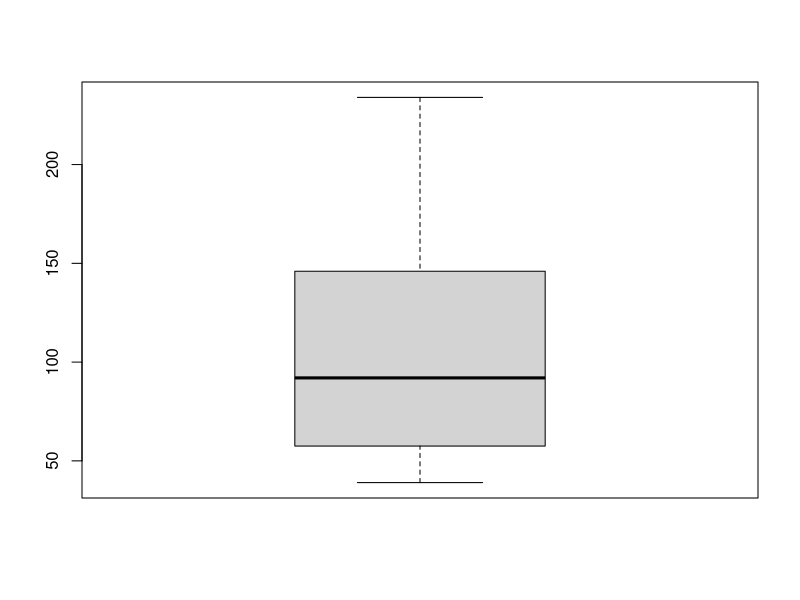
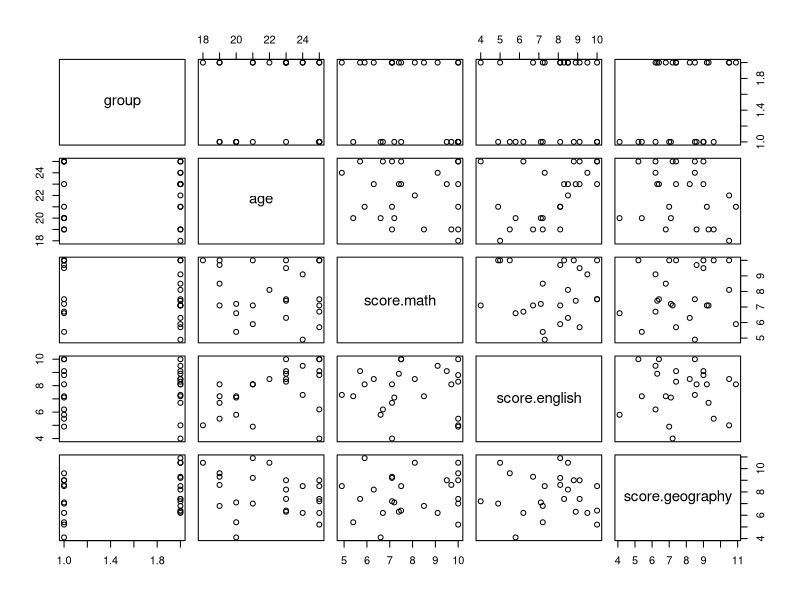
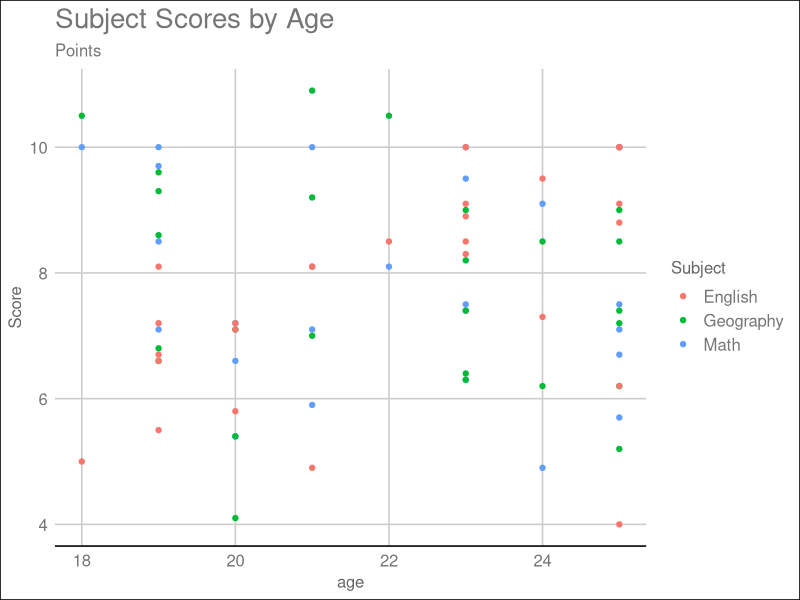
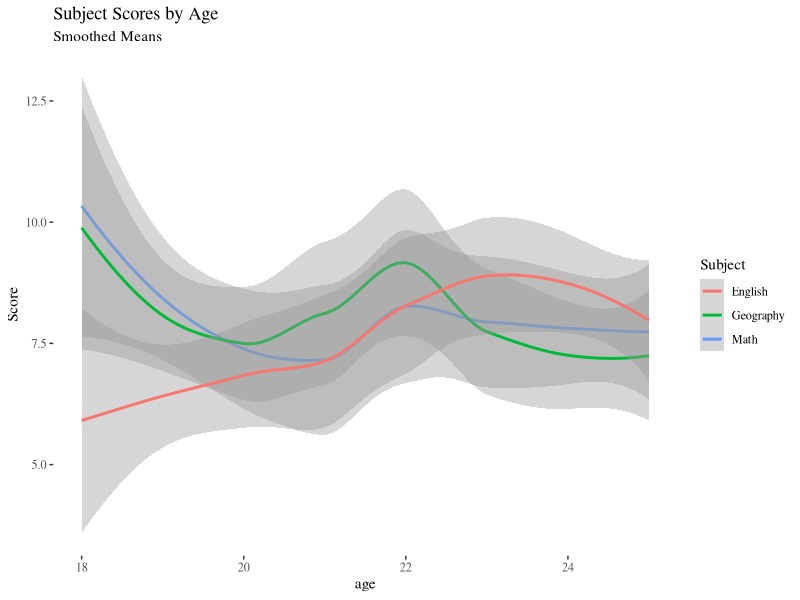

These charts were generated, in order, by the following R code:
## ---- chunk 1
#use read.table for the .dat file
loblolly <- read.table("./data/loblolly.dat", header = TRUE)

#does it look good?
head(loblolly) #yes
#read.csv for the csv
chx_wt <- read.csv("./data/ChickWeightSub.csv")

#look good?
head(chx_wt) #yes
## ---- chunk 2
#get the variable names using names()
names(loblolly)

names(chx_wt)
## ---- chunk 3
#calculate the min for each variable in loblolly
min(loblolly$height)
min(loblolly$age)
min(loblolly$Seed)
## ---- chunk 4
#calculate the mean of each variable in loblolly
mean(loblolly$height)
mean(loblolly$age)
mean(loblolly$Seed)
## ---- chunk 5
#summary gives stat data on a variable
summary(chx_wt$Weight)
## ---- chunk 6
#table gives the count for the number of appearances of each value
table(chx_wt$Weight)
## ---- chunk 7
#gives quantiles of the values 
quantile(chx_wt$Weight)
## ---- chunk 8
#creates a boxplot with max and min and iqr and median
boxplot(chx_wt$Weight)
## ---- chunk 9
#apply, "2" is columnwise
apply(chx_wt, 2, mean)

apply(loblolly, 2, mean)
## ---- chunk 10

#function asks for a name and paste it into a sentence
f <- function(name) {
  x <- paste0("hello ", name, ", how are you") #paste0 means no spaces
  return(x)
}

f("Jim")
## ---- chunk 11
#subtracts the mean value of all numbers from each number, squares them and sums them
sumOfSquares <- function(n) {
    x <- sum((n - mean(n))^2)
    return(x)
}

#create a vector of numbers
d <- c(1,5,2,4,6,2,4,5)

#pass to the function
sumOfSquares(d)

## ---- chunk 12
#read in the data
students <- read.csv("./data/students.csv")

#scores has -999 as a value, replace with NA for later removal from calculations
scores <- read.table("./data/scores.dat", header = TRUE, na.strings = "-999")

head(students)
head(scores)
## ---- chunk 13
#reshape the data from long to wide
scores_reshape <- reshape(scores, idvar = "student", timevar = "subject", direction = "wide")

#did that work?
head(scores_reshape) #yes

#merge joinkey is students in students and student in the reshape
student_scores <- merge(students, scores_reshape, by.x = "students", by.y = "student")

#check it out
head(student_scores)
## ---- chunk 14
#minus the first column because it's not a number, complete.obs excludes na
cor(student_scores[,-1], use = "complete.obs")
## ---- chunk 15
#create a scatterplot matrix of variables
pairs(group ~ age + score.math + score.english + score.geography, student_scores, na.action = na.omit)
## ---- chunk 16
library(ggplot2)
library(ggthemes)
#using geom point to plot each subject score by Age
ggplot(student_scores, aes(x = age, y = Score)) +
  geom_point(aes(y = score.math, color = "Math")) +
  geom_point(aes(y = score.geography, color = "Geography")) +
  geom_point(aes(y = score.english, color = "English")) +
  labs(color = "Subject", title = "Subject Scores by Age", subtitle = "Points") +
  theme_gdocs()
## ---- chunk 17
#using geom smooth to plot each subject score by Age
ggplot(student_scores, aes(x = age, y = Score)) +
  geom_smooth(aes(y = score.math, color = "Math")) +
  geom_smooth(aes(y = score.geography, color = "Geography")) +
  geom_smooth(aes(y = score.english, color = "English")) +
  labs(color = "Subject", title = "Subject Scores by Age", subtitle = "Smoothed Means") +
  theme_tufte()
